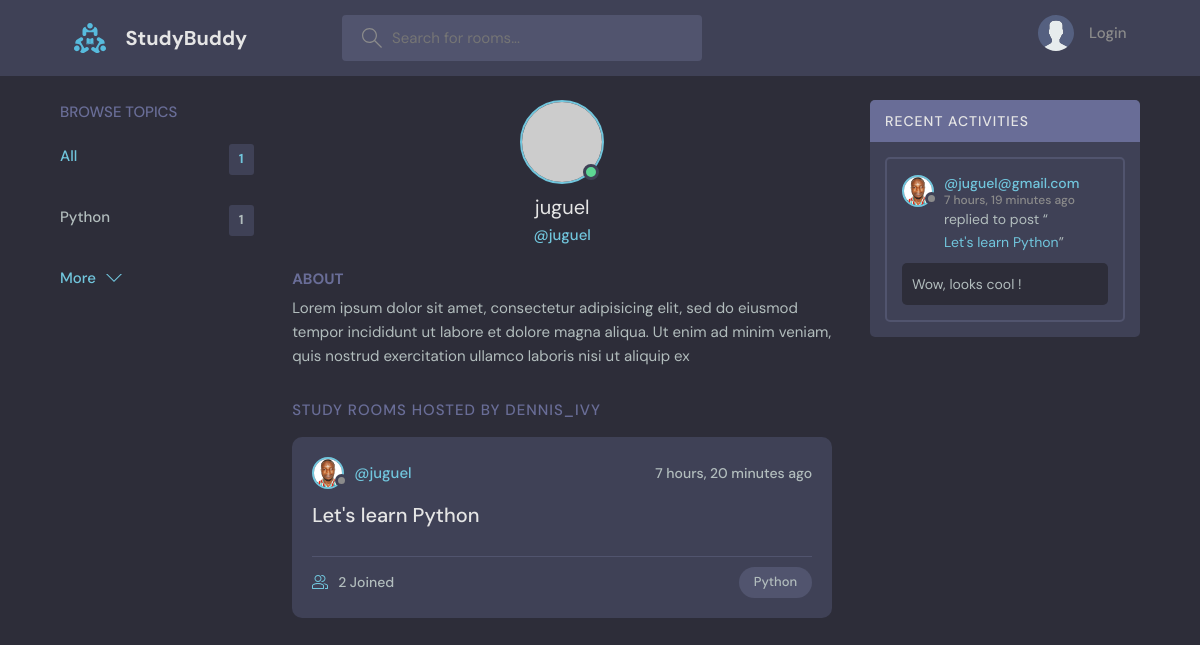
Page /profile/1/ on the committed database.
### base_app/models.py (models this page shows, shortened)
class Topic(models.Model):
    name = models.CharField(max_length=200)

class User(AbstractUser):
    name = models.CharField(max_length=200, null=True)
    email = models.EmailField(unique=True, null=True)
    bio = models.TextField(null=True)
    avatar = models.ImageField(null=True, default="avatar.svg")
    USERNAME_FIELD = 'email' # shift the username to email
    REQUIRED_FIELDS = []

class Room(models.Model):
    host = models.ForeignKey(User, on_delete=models.SET_NULL, null= True)
    topic = models.ForeignKey(Topic, on_delete=models.SET_NULL, null= True)
    name = models.CharField(max_length=200)
    description = models.TextField(null=True, blank=True)
    participants = models.ManyToManyField(User, related_name='participants', blank=True )
    updated_date = models.DateTimeField(auto_now=True)
    created_date = models.DateTimeField(auto_now_add=True)
    class Meta:
        ordering = ['-updated_date', '-created_date']
    def __str__(self):
        return self.name

class Message(models.Model):
    user = models.ForeignKey(User, on_delete=models.CASCADE) # oneTomany
    room = models.ForeignKey(Room, on_delete=models.CASCADE) # When room get deleted, also the msgs
    body = models.TextField()
    updated_date = models.DateTimeField(auto_now=True)
    created_date = models.DateTimeField(auto_now_add=True)
    class Meta:
        ordering = ['-updated_date', '-created_date']

### base_app/views.py (the view)
# urls.py: path('profile/<str:pk>/', views.userProfile, name="user-profile"),
def userProfile(request, pk):
    user = User.objects.get(id=pk)
    rooms = user.room_set.all()
    room_messages = user.message_set.all()
    topics = Topic.objects.all()
    context = {'user': user, 'rooms': rooms, 'room_messages': room_messages,'topics': topics}
    return render(request, 'registration/profile.html', context)

### base_app/templates/registration/profile.html (shortened to what this page needs)
{% extends 'base_app/base.html' %}
{% block content %}
<main class="profile-page layout layout--3">
  <div class="container">
    {% include 'base_app/topics_component.html' %}
    <div class="roomList">
      <div class="profile">
        <div class="profile__avatar">
          <div class="avatar avatar--large active">
            <img src="https://randomuser.me/api/portraits/men/11.jpg" />
          </div>
        </div>
        <div class="profile__info">
          <h3>{{user.username}}</h3>
          <p>@{{user.username}}</p>
        </div>
        <div class="profile__about">
          <h3>About</h3>
          <p>
          Lorem ipsum dolor sit amet, consectetur adipisicing elit, sed do eiusmod tempor incididunt ut labore et dolore magna aliqua. Ut enim ad minim veniam, quis nostrud exercitation ullamco laboris nisi ut aliquip ex
          </p>
        </div>
      </div>
      <div class="roomList__header">
        <div>
          <h2>Study Rooms Hosted by dennis_ivy</a>
          </h2>
        </div>
      </div>
      {% include 'base_app/feed_component.html' %}
    </div>
    {% include 'base_app/activity_component.html' %}
  </div>
</main>
{% endblock content %}

### base_app/templates/base_app/topics_component.html
<div class="topics">
  <div class="topics__header">
    <h2>Browse Topics</h2>
  </div>
  <ul class="topics__list">
    <li>
      <a href="{% url 'home' %}" class="active">All <span>{{topics.count}}</span></a>
    </li>
    {% for topic in topics %}
    <li>
      <a href="{% url 'home' %}?q={{topic.name}}">{{topic.name}} <span>{{topic.room_set.all.count}}</span></a>
    </li>
    {% endfor %}
  </ul>
  <a class="btn btn--link" href="{% url 'topics' %}">
    More
    <svg version="1.1" xmlns="http://www.w3.org/2000/svg" width="32" height="32" viewBox="0 0 32 32">
      <title>chevron-down</title>
      <path d="M16 21l-13-13h-3l16 16 16-16h-3l-13 13z"></path>
    </svg>
  </a>
</div>

### base_app/templates/base_app/feed_component.html (shortened to what this page needs)
{% for room in rooms %}
<div class="roomListRoom">
  <div class="roomListRoom__header">
    <a href="{% url 'user-profile' room.host.id %}" class="roomListRoom__author">
      <div class="avatar avatar--small">
        <img src="{{room.host.avatar.url}}" />
      </div>
      <span>@{{room.host.username}}</span>
    </a>
    <div class="roomListRoom__actions">
      <span>{{room.created_date|timesince}} ago</span>
    </div>
  </div>
  <div class="roomListRoom__content">
    <a href="{% url 'room' room.id %}">{{room.name}}</a>
  </div>
  <div class="roomListRoom__meta">
    <a href="{% url 'room' room.id %}" class="roomListRoom__joined">
      {{room.participants.all.count}} Joined
    </a>
    <p class="roomListRoom__topic">{{room.topic.name}}</p>
  </div>
</div>
{% endfor %}

### base_app/templates/base_app/activity_component.html (shortened to what this page needs)
{% load static %}
<div class="activities">
  <div class="activities__header">
    <h2>Recent Activities</h2>
  </div>
  {% for message in room_messages %}
  <div class="activities__box">
    <div class="activities__boxHeader roomListRoom__header">
      <a href="{% url 'user-profile' message.user.id %}" class="roomListRoom__author">
        <div class="avatar avatar--small">
          <img src="{{message.user.avatar.url}}" />
        </div>
        <p>
          @{{message.user}}
          <span>{{message.created_date|timesince}} ago</span>
        </p>
      </a>
    </div>
    <div class="activities__boxContent">
     <p>replied to post “<a href="{% url 'room' message.room.id %}">{{message.room}}</a>”</p>
      <div class="activities__boxRoomContent">
        {{message.body}}
      </div>
    </div>
  </div>
  {% endfor %}
</div>

### rows in the picture
Topic: name "Python", room_set.all.count "1"
User: username "juguel"
Room: host.avatar (picture), host.username "juguel", created_date "7 hours, 20 minutes", name "Let's learn Python", participants.all.count "2", topic.name "Python"
Message: user.avatar (picture), user "juguel@gmail.com", created_date "7 hours, 19 minutes", room "Let's learn Python", body "Wow, looks cool !"

### other values in the picture
{{ topics.count }} "1"
